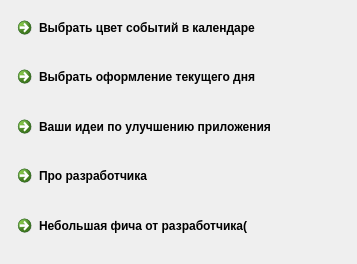
<?xml version="1.0" encoding="UTF-8"?>
<ui version="4.0">
 <class>Form</class>
 <widget class="QWidget" name="Form">
  <property name="geometry">
   <rect>
    <x>0</x>
    <y>0</y>
    <width>357</width>
    <height>264</height>
   </rect>
  </property>
  <property name="sizePolicy">
   <sizepolicy hsizetype="Preferred" vsizetype="Preferred">
    <horstretch>0</horstretch>
    <verstretch>0</verstretch>
   </sizepolicy>
  </property>
  <property name="minimumSize">
   <size>
    <width>357</width>
    <height>264</height>
   </size>
  </property>
  <property name="maximumSize">
   <size>
    <width>357</width>
    <height>264</height>
   </size>
  </property>
  <property name="windowTitle">
   <string>Настройки</string>
  </property>
  <widget class="QWidget" name="layoutWidget">
   <property name="geometry">
    <rect>
     <x>10</x>
     <y>10</y>
     <width>341</width>
     <height>241</height>
    </rect>
   </property>
   <layout class="QVBoxLayout" name="verticalLayout">
    <item>
     <widget class="QCommandLinkButton" name="commandButtonColorEvents">
      <property name="text">
       <string>Выбрать цвет событий в календаре</string>
      </property>
     </widget>
    </item>
    <item>
     <widget class="QCommandLinkButton" name="commandButtonColorToday">
      <property name="text">
       <string>Выбрать оформление текущего дня</string>
      </property>
     </widget>
    </item>
    <item>
     <widget class="QCommandLinkButton" name="commandLinkButton">
      <property name="text">
       <string>Ваши идеи по улучшению приложения</string>
      </property>
     </widget>
    </item>
    <item>
     <widget class="QCommandLinkButton" name="commandLinkButton_2">
      <property name="text">
       <string>Про разработчика</string>
      </property>
     </widget>
    </item>
    <item>
     <widget class="QCommandLinkButton" name="commandLinkButton_3">
      <property name="text">
       <string>Небольшая фича от разработчика(</string>
      </property>
     </widget>
    </item>
   </layout>
  </widget>
 </widget>
 <resources/>
 <connections/>
</ui>
